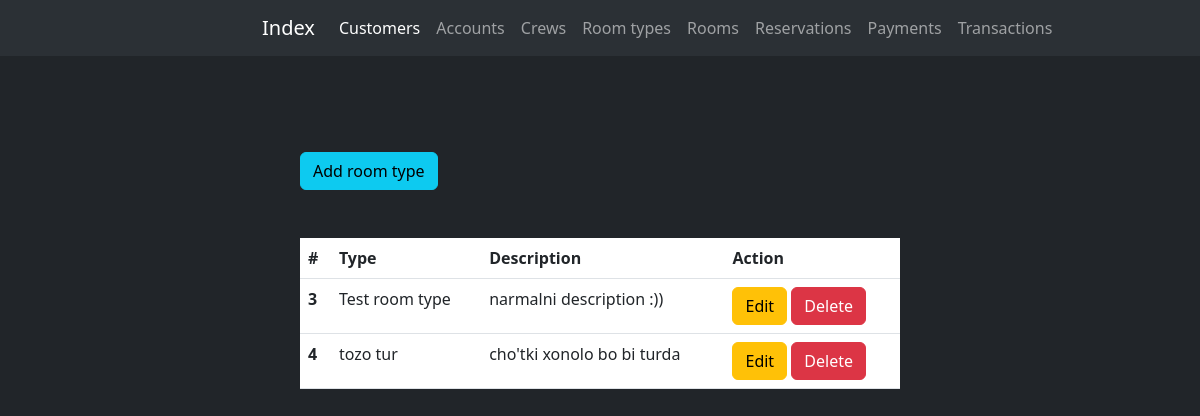
Page /roomtypes/ on the earlier database version.
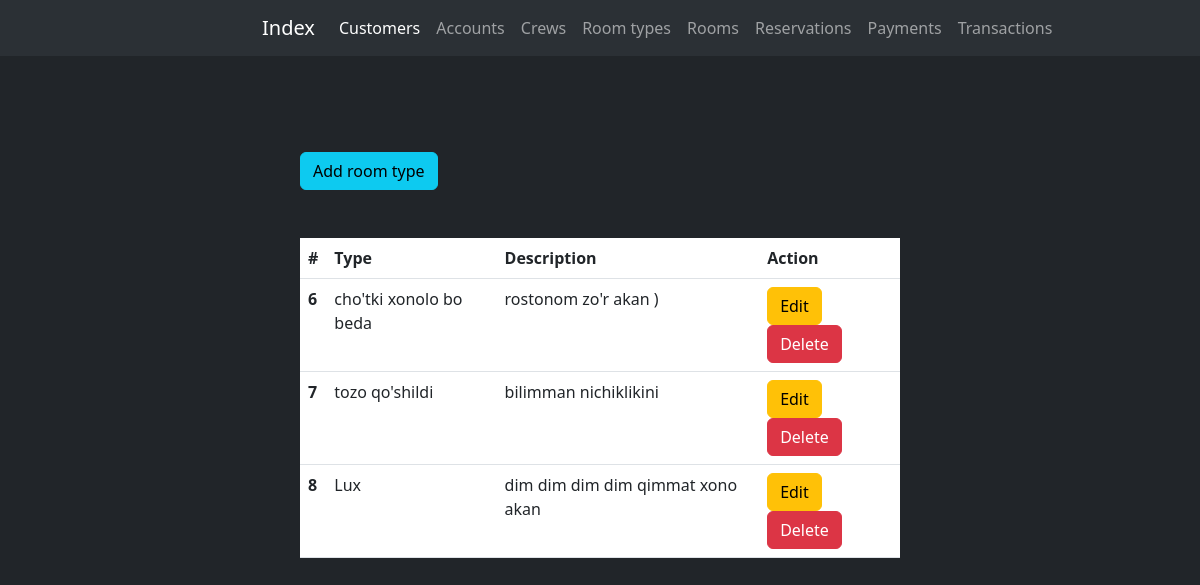
Same page on the later database version.
### reservation/models.py (models this page shows, shortened)
class RoomType(models.Model):
    name = models.CharField(max_length=255, verbose_name="Room type name")
    description = models.TextField(verbose_name="Room type description")

### reservation/views.py (the view)
# urls.py: path('roomtypes/', roomtypes, name='roomtypes'),
def roomtypes(request):
    roomtypes = RoomType.objects.all()
    return render(request=request, template_name='reservation/roomtypes.html', context={'roomtypes': roomtypes})

### templates/reservation/roomtypes.html (shortened to what this page needs)
{% extends 'navbar.html' %}
{% load crispy_forms_tags %}
{% block content %}
<div class="col-md-6 offset-3 my-5">
    <a href="{% url 'add_roomtype' %}" class="btn btn-info my-5">Add room type</a>
    <table class="table text-light">
        <thead>
            <tr>
                <th scope="col">#</th>
                <th scope="col">Type</th>
                <th scope="col">Description</th>
                <th scope="col">Action</th>
            </tr>
        </thead>
        <tbody>
            {% for roomtype in roomtypes %}
            <tr>
                <th scope="row">{{ roomtype.id }}</th>
                <td>{{ roomtype.name }}</td>
                <td>{{ roomtype.description }}</td>
                <td>
                    <a href="{% url 'update_roomtype' roomtype.id %}" class="btn btn-warning">Edit</a>
                    <a href="{% url 'delete_roomtype' roomtype.id %}" class="btn btn-danger">Delete</a>
                </td>
            </tr>
            {% endfor %}
        </tbody>
    </table>
</div>
{% endblock content %}

Differences in the rows shown:
removed RoomType: id "3", name "Test room type", description "narmalni description :))"
removed RoomType: id "4", name "tozo tur", description "cho'tki xonolo bo bi turda"
added RoomType: id "6", name "cho'tki xonolo bo beda", description "rostonom zo'r akan )"
added RoomType: id "7", name "tozo qo'shildi", description "bilimman nichiklikini"
added RoomType: id "8", name "Lux", description "dim dim dim dim qimmat xono akan"
